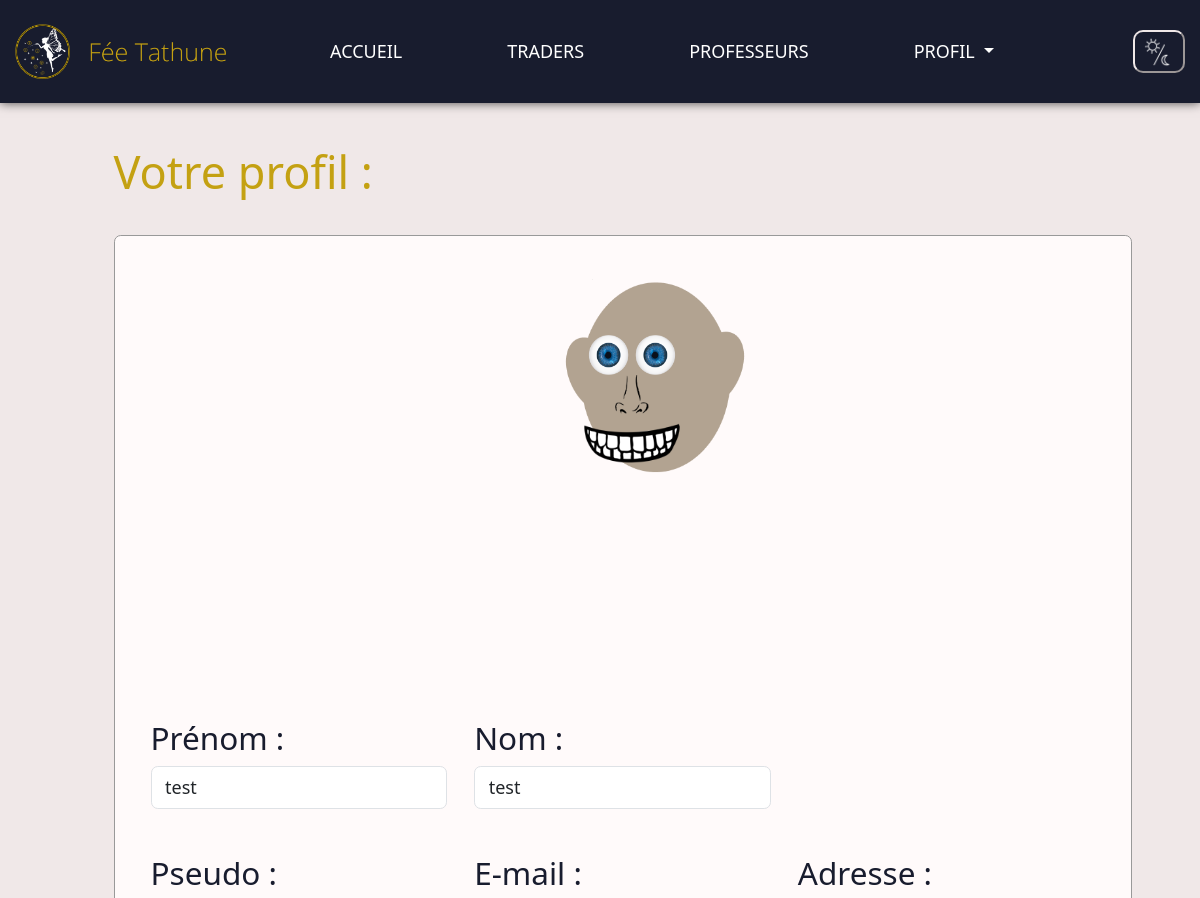
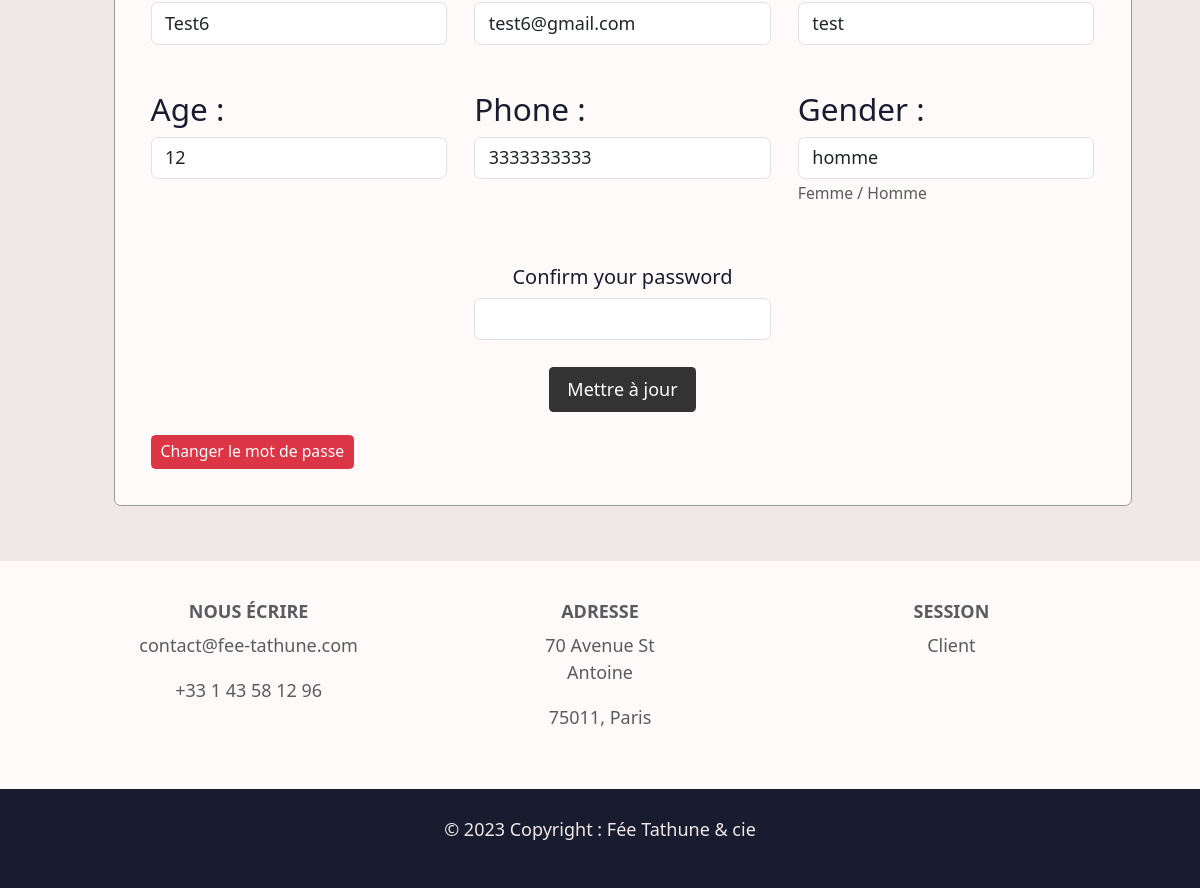
Page /user_profil.php (signed in) on the committed database (2 pictures, top to bottom).
### tables this page shows
CREATE TABLE `UTILISATEUR` (
  `user_id` int(11) NOT NULL AUTO_INCREMENT,
  `email` varchar(255) DEFAULT NULL,
  `pwd` varchar(100) DEFAULT NULL,
  `pseudo` varchar(30) DEFAULT NULL,
  `name` varchar(50) DEFAULT NULL,
  `firstname` varchar(50) DEFAULT NULL,
  `address` varchar(200) DEFAULT NULL,
  `age` char(2) DEFAULT NULL,
  `phone` varchar(10) DEFAULT NULL,
  `gender` varchar(5) DEFAULT NULL,
  `ban` char(1) DEFAULT '0',
  PRIMARY KEY (`user_id`)
);

### user_profil.php (the view, shortened to what this page needs)
<?php
include('includes/head.php');
?>
	<body class="color-mode">
		<?php include('includes/header.php'); ?>
		<main>
        <div class="container">
			<h1>Votre profil :</h1>
            <?php include('includes/bdd.php');
				$a = 'SELECT * FROM AVATAR WHERE idCon = :user_id';
				$requ = $bdd->prepare($a);
                $requ->execute([
                    'user_id' => $_SESSION['user_id']
                ]);
                $res = $requ->fetch(PDO::FETCH_ASSOC);
                include('includes/bdd.php');
                $q= 'SELECT * FROM UTILISATEUR WHERE email = :connect';
                $req = $bdd->prepare($q);
                $req->execute([
                    'connect' => $_SESSION['connect']
                ]);
                $result = $req->fetch(PDO::FETCH_ASSOC);
                if($result){
                    echo '<form enctype="multipart/form-data" method="POST" action="verif_user_update.php?user_id='.$result['user_id'].'" class="rounded" style="background-color: #FFFAFA; max-width: 1300px;">';
                    echo '
                    <div class="row mb-3">
                        <div class="col-lg-5"></div>
                        <div class="col-lg-2 text-center">
                            <img src="avatar/face'.$res['color'].'.png" style="width: 200px; position : relative; top: 0px; left: 0px;"><br>
                            <img src="avatar/smile'.$res['smile'].'.png" style="width: 100px; position : relative; top: -60px; left: 10px;"><br>
                            <img src="avatar/nose'.$res['nose'].'.png" style="width: 40px; position : relative; top: -155px; left: 10px;"><br>
                            <img src="avatar/eyes'.$res['eyes'].'.png" style="width: 100px; position : relative; top: -240px; left: 10px;"><br>
                            <img src="avatar/hat'.$res['hat'].'.png" style="width: 120px; position : relative; top: -370px; left: 10px;">
                        </div>
                    </div>
                    <div class="row mb-3">
                            <div class="col-lg-4">
                                <h3>Prénom :</h3>
                                <div class="form-outline mb-4">
                                    <input type="text" id="firstname" value="'.$result['firstname'].'" class="form-control" name="firstname"/>
                                </div>
                            </div>
                            <div class="col-lg-4">
                                <h3>Nom :</h3>
                                <div class="form-outline mb-4">
                                    <input type="text" id="name" value="'.$result['name'].'" class="form-control" name="name"/>
                                </div>
                            </div>
                        </div>
                        <div class="row mb-3">
                            <div class="col-lg-4">
                                <h3>Pseudo :</h3>
                                <div class="form-outline mb-4">
                                    <input type="text" id="pseudo" value="'.$result['pseudo'].'" class="form-control" name="pseudo"/>
                                </div>
                            </div>
                            <div class="col-lg-4">
                                <h3>E-mail :</h3>
                                <div class="form-outline mb-4">
                                    <input type="text" id="email" value="'.$result['email'].'" class="form-control" name="email"/>
                                </div>
                            </div>
                            <div class="col-lg-4">
                                <h3>Adresse :</h3>
                                <div class="form-outline mb-4">
                                    <input type="text" id="address" value="'.$result['address'].'" class="form-control" name="address"/>
                                </div>
                            </div>
                        </div>
                        <div class="row mb-3">
                            <div class="col-lg-4">
                                <h3>Age :</h3>
                                <div class="form-outline mb-4">
                                    <input type="text" id="age" value="'.$result['age'].'" class="form-control" name="age"/>
                                </div>
                            </div>
                            <div class="col-lg-4">
                                <h3>Phone :</h3>
                                <div class="form-outline mb-4">
                                    <input type="text" id="phone" value="'.$result['phone'].'" class="form-control" name="phone"/>
                                </div>
                            </div>
                            <div class="col-lg-4">
                                <h3>Gender :</h3>
                                <div class="form-outline mb-4">
                                    <input type="text" id="gender" value="'.$result['gender'].'" class="form-control" name="gender"/>
                                    <small id="genderHelp" class="form-text">Femme / Homme</small>
                                </div>
                            </div>
                        </div>
                        <div class="text-center row mb-3">
                            <div class="col-lg-4"></div>
                                <div class="pt-1 mt-2 pb-1 col-lg-4">
                                    <h3 style="font-size: 20px;"> Confirm your password</h3>
                                    <input type="password" id="password" class="form-control" name="password"/><br>
                                    <input type="submit" value="Mettre à jour">
                                </div>
                        </div>
                        <a class="btn btn-sm btn-danger" href="user_change_pwd.php?user_id=' .$result['user_id'] . '">Changer le mot de passe</a>
                        </form>';
                } else {
                    echo '<h2 style="color:red;">Impossible d\'afficher les informations</h2>';
                }
            ?>
            </div>
		</main>
		<?php include('includes/footer.php'); ?>
	</body>
</html>

### css/style.css (style rules this page uses)
html { font-size: 18px; overflow-x: hidden; }
body { font-family: "Raleway"; margin: 0; padding-top: 90px; background-color: rgb(240, 232, 232); color: black; }
main { padding: 55px; }
form { margin-top: 2rem; border: 1px solid #999999; padding: 2rem; background-color: #ffffff; max-width: 500px; margin-left: auto; margin-right: auto; }
input[type="submit"] { background-color: #333333; color: #ffffff; padding: 0.5rem 1rem; border: none; border-radius: 0.25rem; font-size: 1rem; cursor: pointer; }
main h1, main h2 { color : #c4a112; }
.container { max-width: 1200px; margin: auto; }
form h3 { color:#181c2e; }

### css/dark.css (style rules this page uses)
.color-mode { background-color: rgb(32, 32, 32); color: white; }

### css/light.css (style rules this page uses)
.color-mode { background-color: rgb(240, 232, 232); color: rgb(32, 32, 32); }

### user_profil.php (style rules this page uses)
main { padding-left: 100px; }

### rows in the picture
utilisateur: firstname "test", name "test", pseudo "Test6", email "test6@gmail.com", address "test", age "12", phone "3333333333", gender "homme"
